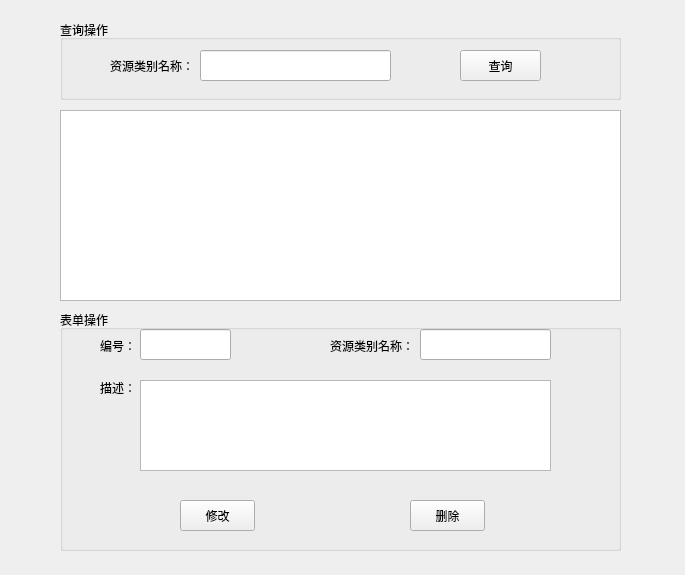
<?xml version="1.0" encoding="UTF-8"?>
<ui version="4.0">
 <class>Form</class>
 <widget class="QWidget" name="Form">
  <property name="geometry">
   <rect>
    <x>0</x>
    <y>0</y>
    <width>685</width>
    <height>575</height>
   </rect>
  </property>
  <property name="windowTitle">
   <string>资源类别信息管理</string>
  </property>
  <widget class="QTableWidget" name="resourceTpyetable">
   <property name="geometry">
    <rect>
     <x>60</x>
     <y>110</y>
     <width>561</width>
     <height>191</height>
    </rect>
   </property>
  </widget>
  <widget class="QGroupBox" name="groupBox">
   <property name="geometry">
    <rect>
     <x>60</x>
     <y>20</y>
     <width>561</width>
     <height>80</height>
    </rect>
   </property>
   <property name="title">
    <string>查询操作</string>
   </property>
   <widget class="QLabel" name="label">
    <property name="geometry">
     <rect>
      <x>50</x>
      <y>30</y>
      <width>131</width>
      <height>31</height>
     </rect>
    </property>
    <property name="text">
     <string>资源类别名称：</string>
    </property>
   </widget>
   <widget class="QLineEdit" name="s_resourceTpyeNameInpute">
    <property name="geometry">
     <rect>
      <x>140</x>
      <y>30</y>
      <width>191</width>
      <height>31</height>
     </rect>
    </property>
   </widget>
   <widget class="QPushButton" name="searchBtn">
    <property name="geometry">
     <rect>
      <x>400</x>
      <y>30</y>
      <width>81</width>
      <height>31</height>
     </rect>
    </property>
    <property name="text">
     <string>查询</string>
    </property>
    <property name="icon">
     <iconset>
      <normaloff>../images/query.png</normaloff>../images/query.png</iconset>
    </property>
   </widget>
  </widget>
  <widget class="QGroupBox" name="groupBox_2">
   <property name="geometry">
    <rect>
     <x>60</x>
     <y>310</y>
     <width>561</width>
     <height>241</height>
    </rect>
   </property>
   <property name="title">
    <string>表单操作</string>
   </property>
   <widget class="QLabel" name="label_2">
    <property name="geometry">
     <rect>
      <x>40</x>
      <y>25</y>
      <width>54</width>
      <height>21</height>
     </rect>
    </property>
    <property name="text">
     <string>编号：</string>
    </property>
   </widget>
   <widget class="QLabel" name="label_3">
    <property name="geometry">
     <rect>
      <x>270</x>
      <y>20</y>
      <width>91</width>
      <height>31</height>
     </rect>
    </property>
    <property name="text">
     <string>资源类别名称：</string>
    </property>
   </widget>
   <widget class="QLabel" name="label_4">
    <property name="geometry">
     <rect>
      <x>40</x>
      <y>70</y>
      <width>41</width>
      <height>16</height>
     </rect>
    </property>
    <property name="text">
     <string>描述：</string>
    </property>
   </widget>
   <widget class="QLineEdit" name="idinpute">
    <property name="geometry">
     <rect>
      <x>80</x>
      <y>19</y>
      <width>91</width>
      <height>31</height>
     </rect>
    </property>
   </widget>
   <widget class="QLineEdit" name="resourceNameTypeinput">
    <property name="geometry">
     <rect>
      <x>360</x>
      <y>19</y>
      <width>131</width>
      <height>31</height>
     </rect>
    </property>
   </widget>
   <widget class="QPlainTextEdit" name="resourceTypeNameDesc">
    <property name="geometry">
     <rect>
      <x>80</x>
      <y>70</y>
      <width>411</width>
      <height>91</height>
     </rect>
    </property>
   </widget>
   <widget class="QPushButton" name="updatebtn">
    <property name="geometry">
     <rect>
      <x>120</x>
      <y>190</y>
      <width>75</width>
      <height>31</height>
     </rect>
    </property>
    <property name="text">
     <string>修改</string>
    </property>
    <property name="icon">
     <iconset>
      <normaloff>../images/update.png</normaloff>../images/update.png</iconset>
    </property>
   </widget>
   <widget class="QPushButton" name="delbtn">
    <property name="geometry">
     <rect>
      <x>350</x>
      <y>190</y>
      <width>75</width>
      <height>31</height>
     </rect>
    </property>
    <property name="text">
     <string>删除</string>
    </property>
    <property name="icon">
     <iconset>
      <normaloff>../images/del.png</normaloff>../images/del.png</iconset>
    </property>
   </widget>
  </widget>
 </widget>
 <resources/>
 <connections/>
</ui>
